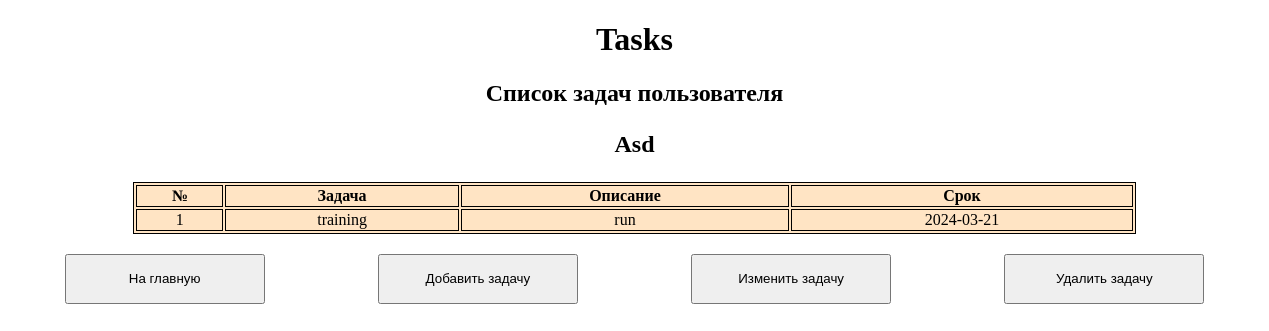
/tasks/Asd, run on the app's committed database.
### base_module.py (models this page shows)
    class Person(Base):
        __tablename__ = "users"
        id = Column(Integer(), primary_key=True, index=True)
        email = Column(String)
        password = Column(String)
        name = Column(String)
        tasks = relationship("Task", backref='user')

    class Task(Base):
        __tablename__ = "tasks"
        id = Column(Integer, primary_key=True, index=True)
        task = Column(String)
        describe = Column(String)
        ex_date = Column(String)
        name_resp = Column(String, ForeignKey('users.name'))

### main.py (the view)
@app.get("/tasks/{name}") # <- декоратор, который обрабатывает get - запросы где маршрут
async def get_tasks_page(request:Request, name):
    context = db.query(Person).filter(Person.name == name).one()
    return templates.TemplateResponse("tasks.html", {"request": request, "context": context})

### templates/tasks.html (shortened to what this page needs)
<!DOCTYPE html>
<html lang="en">
<head>
</head>
<body>
    <h1 style="text-align: center;">Tasks</h1>
    <h2 style="text-align: center";>Список задач пользователя <p id="user">{{ context.name }}</p></h2>
    <table>
        <thead><tr><th class="ID"></th><th>№</th><th>Задача</th><th>Описание</th><th>Срок</th></tr></thead>
        <tbody>
            {%for task in context.tasks%}
                <tr>
                    <th>{{loop.index}}</th>
                    <th class="task">{{task.task}}</th>
                    <th class="describe">{{task.describe}}</th>
                    <th class="ex_date">{{task.ex_date}}</th>
                </tr>
            {%endfor%}
        </tbody>
    </table>
    <div style="margin: auto;">
        <button onclick="window.location.href='/'">На главную</button>
        <button onclick="showform()" {}>Добавить задачу</button>
        <button onclick="change()" data-tooltip="Кликните два раза по изменяемому полю">Изменить задачу</button>
        <button onclick="del()" data-tooltip="Кликните два раза по удаляемой задаче">Удалить задачу</button>
    </div>
</body>
</html>

### templates/tasks.html (style rules this page uses)
button { margin: auto; margin-top: 20px; width: 200px; height: 50px; }
table { margin: auto; width: 80%; background-color: bisque; border: 1px solid black; }
table tr, th { border: 1px solid black; font-weight: lighter; }
table thead tr, th { font-weight: bolder; }
div { display: flex; justify-content:center; margin: auto; }
[data-tooltip] { position: relative; }
[data-tooltip]::after { content: attr(data-tooltip); position: absolute; width: 300px; left: 0; top: 0; background: #3989c9; color: #fff; padding: 0.5em; box-shadow: 2px 2px 5px rgba(0, 0, 0, 0.3); pointer-events: none; opacity: 0; transition: 1s; }

### data on the page
Person: name "Asd"
Task: task "training", describe "run", ex_date "2024-03-21"
